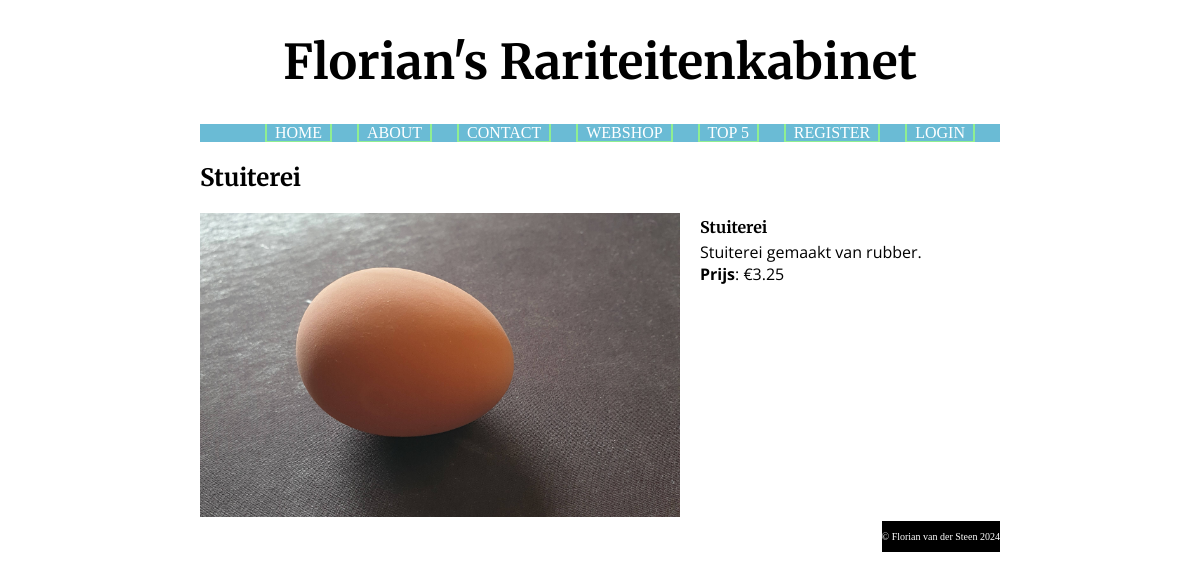
The app's page /index.php?page=detail&detail=4 with its own data.
### tables this page shows
CREATE TABLE `products` (
  `id` int(11) NOT NULL,
  `name` text NOT NULL,
  `description` text NOT NULL,
  `price` int(255) NOT NULL,
  `fname` text NOT NULL
);

### controllers/PageController.php (called while the page is built, shortened)
<?php
class PageController {
    private $model;
    public function __construct() {
        $this->model = new PageModel(NULL);
    }
    public function handleRequest() {
        $this->processRequest();
        $this->showResponse();
    }
    private function getRequest() {
        $this->model->getRequestedPage();
    }
    private function processRequest() {
        switch ($this->model->page) {
            case "detail":
                require_once("models/ProductModel.php");
                $this->model = new ProductModel($this->model);
                $this->model->getDetailProduct();
                $this->model->handleCartAction();
                break;
        }
    }
    private function showResponse() {
        $this->model->createMenu();
        $this->model->setTitle();
        $view = NULL;
        switch ($this->model->page) {
            case "detail":
                include_once("views/DetailDoc.php");
                $view = new DetailDoc($this->model);
                break;
        }
        $view->show();
    }
}

### index.php (called while the page is built, shortened)
<?php
require_once("controllers/PageController.php");
$controller = new PageController();
$controller -> handleRequest();

### models/ProductModel.php (called while the page is built, shortened)
<?php
class ProductModel extends PageModel {
    public function getDetailProduct() {
        include_once(__DIR__ . "/../communication.php");
        try {
            $this->products = getProductsByIDs([$productId]);
        }
        catch (Exception $e) {
            $this->errors["general"] = "Er is een technische storing. Probeer het later nogmaals.";
            $this->logError("Shop load failed. MySQL err:" . $e->getMessage());
        }
    }
}

### communication.php (called while the page is built, shortened)
<?php
function makeDataBaseConnection() {
    $servername = getenv("MYSQL_FLORIAN_WEBSHOP_HOST");
    $dbname = getenv("MYSQL_FLORIAN_WEBSHOP_DATABASE");
    $username = getenv("MYSQL_FLORIAN_WEBSHOP_USER");
    $password = getenv("MYSQL_FLORIAN_WEBSHOP_PASSWORD");
    $conn = mysqli_connect($servername, $username, $password, $dbname);
    return $conn;
}
function executeDataBaseQuery($query, $conn) {
    $result = mysqli_query($conn, $query);
    return $result;
}
function getProductsByIDs($ids) {
    $conn = makeDataBaseConnection();
    try {
        for($i = 0; $i < count($ids); $i++) {
            $ids[$i] = mysqli_real_escape_string($conn, $ids[$i]);
        }
        $query = 'SELECT * FROM products WHERE id IN (' . implode(',', $ids) . ')';
        $result = executeDataBaseQuery($query, $conn);
        $products = array();
        while($row = mysqli_fetch_assoc($result)) {
            $products[$row["id"]] = array("id"=> $row["id"], "name"=>$row["name"], "description"=>$row["description"], "price"=>$row["price"], "fname"=>$row["fname"]);
        }
        return $products;
    }
    finally {
        mysqli_close($conn);
    }
}

### views/DetailDoc.php (the view, shortened to what this page needs)
<?php
class DetailDoc extends ProductDoc {
    protected function showContent() {
        $id = array_keys($this->model->products)[0];
        $product = $this->model->products[$id];
        echo '<div class="detail">';
        echo '<h2>' . $product["name"] . '</h2>';
        echo '<img src="Images/' . $product["fname"] . '" alt="' . $product["description"] . '">';
        echo '<div class="detail-info">';
        echo '<h4>' . $product["name"] . '</h4>';
        echo '<p>' . $product["description"] . '<br><b>Prijs</b>: &euro;' . $product["price"] / 100 . '</p>';
        echo '</div>';
        echo '</div>';
    }
}

### css/styles.css (style rules this page uses)
body { width: 800px; margin: auto; background-color: white; }
h2, h3, h4 { font-family: "Merriweather", serif; }
.detail img { width: 60%; height: 60%; display: inline-block; margin-right: 10px; }
.detail p { font-family: "Open Sans", sans-serif; margin-top: 4px; }
.detail h4 { margin-bottom: 4px; margin-top: 4px; }
.detail-info { display: inline-block; width: 35%; vertical-align: top; margin-left: 10px; }

### records on screen
products: name "Stuiterei", fname (picture), description "Stuiterei gemaakt van rubber.", $product['price']/100 "3.25"

### other values on screen
$label "HOME"
$label "ABOUT"
$label "CONTACT"
$label "WEBSHOP"
$label "TOP 5"
$label "REGISTER"
$label "LOGIN"
